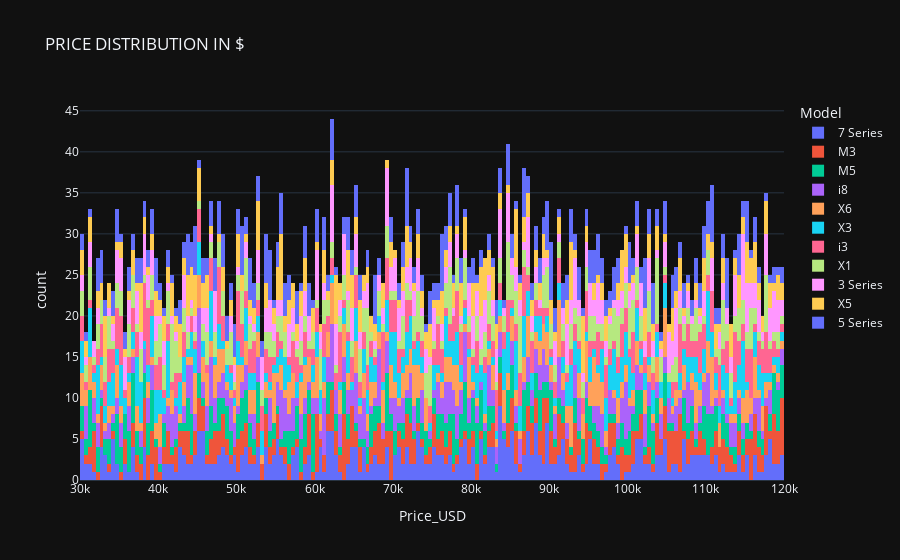

Write notebook code for a chart like this one.
### Code cell
fig=px.histogram(df,x="Price_USD",color="Model",nbins=200,title="PRICE DISTRIBUTION IN $")
fig.show()

### Figure 1 — Plotly figure (JSON) as saved in the notebook; plotly's stock layout.template omitted (floating-point values rounded to 4 significant figures; data arrays with more than 128 entries replaced by an {"elided": "..."} marker saying what was removed)
{"data": [{"bingroup": "x", "hovertemplate": "Model=7 Series<br>Price_USD=%{x}<br>count=%{y}<extra></extra>", "legendgroup": "7 Series", "marker": {"color": "#636efa", "pattern": {"shape": ""}}, "name": "7 Series", "nbinsx": 200, "orientation": "v", "showlegend": true, "x": {"elided": "466 int values"}, "xaxis": "x", "yaxis": "y", "type": "histogram"}, {"bingroup": "x", "hovertemplate": "Model=M3<br>Price_USD=%{x}<br>count=%{y}<extra></extra>", "legendgroup": "M3", "marker": {"color": "#EF553B", "pattern": {"shape": ""}}, "name": "M3", "nbinsx": 200, "orientation": "v", "showlegend": true, "x": {"elided": "477 int values"}, "xaxis": "x", "yaxis": "y", "type": "histogram"}, {"bingroup": "x", "hovertemplate": "Model=M5<br>Price_USD=%{x}<br>count=%{y}<extra></extra>", "legendgroup": "M5", "marker": {"color": "#00cc96", "pattern": {"shape": ""}}, "name": "M5", "nbinsx": 200, "orientation": "v", "showlegend": true, "x": {"elided": "447 int values"}, "xaxis": "x", "yaxis": "y", "type": "histogram"}, {"bingroup": "x", "hovertemplate": "Model=i8<br>Price_USD=%{x}<br>count=%{y}<extra></extra>", "legendgroup": "i8", "marker": {"color": "#ab63fa", "pattern": {"shape": ""}}, "name": "i8", "nbinsx": 200, "orientation": "v", "showlegend": true, "x": {"elided": "447 int values"}, "xaxis": "x", "yaxis": "y", "type": "histogram"}, {"bingroup": "x", "hovertemplate": "Model=X6<br>Price_USD=%{x}<br>count=%{y}<extra></extra>", "legendgroup": "X6", "marker": {"color": "#FFA15A", "pattern": {"shape": ""}}, "name": "X6", "nbinsx": 200, "orientation": "v", "showlegend": true, "x": {"elided": "426 int values"}, "xaxis": "x", "yaxis": "y", "type": "histogram"}, {"bingroup": "x", "hovertemplate": "Model=X3<br>Price_USD=%{x}<br>count=%{y}<extra></extra>", "legendgroup": "X3", "marker": {"color": "#19d3f3", "pattern": {"shape": ""}}, "name": "X3", "nbinsx": 200, "orientation": "v", "showlegend": true, "x": {"elided": "449 int values"}, "xaxis": "x", "yaxis": "y", "type": "histogram"}, {"bingroup": "x", "hovertemplate": "Model=i3<br>Price_USD=%{x}<br>count=%{y}<extra></extra>", "legendgroup": "i3", "marker": {"color": "#FF6692", "pattern": {"shape": ""}}, "name": "i3", "nbinsx": 200, "orientation": "v", "showlegend": true, "x": {"elided": "449 int values"}, "xaxis": "x", "yaxis": "y", "type": "histogram"}, {"bingroup": "x", "hovertemplate": "Model=X1<br>Price_USD=%{x}<br>count=%{y}<extra></extra>", "legendgroup": "X1", "marker": {"color": "#B6E880", "pattern": {"shape": ""}}, "name": "X1", "nbinsx": 200, "orientation": "v", "showlegend": true, "x": {"elided": "466 int values"}, "xaxis": "x", "yaxis": "y", "type": "histogram"}, {"bingroup": "x", "hovertemplate": "Model=3 Series<br>Price_USD=%{x}<br>count=%{y}<extra></extra>", "legendgroup": "3 Series", "marker": {"color": "#FF97FF", "pattern": {"shape": ""}}, "name": "3 Series", "nbinsx": 200, "orientation": "v", "showlegend": true, "x": {"elided": "452 int values"}, "xaxis": "x", "yaxis": "y", "type": "histogram"}, {"bingroup": "x", "hovertemplate": "Model=X5<br>Price_USD=%{x}<br>count=%{y}<extra></extra>", "legendgroup": "X5", "marker": {"color": "#FECB52", "pattern": {"shape": ""}}, "name": "X5", "nbinsx": 200, "orientation": "v", "showlegend": true, "x": {"elided": "436 int values"}, "xaxis": "x", "yaxis": "y", "type": "histogram"}, {"bingroup": "x", "hovertemplate": "Model=5 Series<br>Price_USD=%{x}<br>count=%{y}<extra></extra>", "legendgroup": "5 Series", "marker": {"color": "#636efa", "pattern": {"shape": ""}}, "name": "5 Series", "nbinsx": 200, "orientation": "v", "showlegend": true, "x": {"elided": "485 int values"}, "xaxis": "x", "yaxis": "y", "type": "histogram"}], "layout": {"xaxis": {"anchor": "y", "domain": [0.0, 1.0], "title": {"text": "Price_USD"}}, "yaxis": {"anchor": "x", "domain": [0.0, 1.0], "title": {"text": "count"}}, "legend": {"title": {"text": "Model"}, "tracegroupgap": 0}, "title": {"text": "PRICE DISTRIBUTION IN $"}, "barmode": "relative"}}
